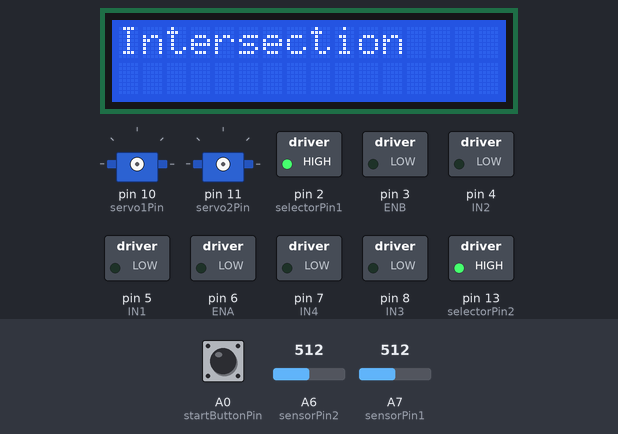
The sketch below on a simulated Arduino Nano, built with avr-gcc and run on an emulated ATmega328P. Parts: 16×2 character LCD, 2 × servo, switched loads named in the sketch (green lamp = pin HIGH). The test bench sets the inputs (shaded band); at power-on: A6 (sensorPin2) = 512, A7 (sensorPin1) = 512, A0 (startButtonPin) HIGH. What the sketch prints to the serial monitor is not drawn.

Above: at 1.2 s.
1.3 s: A6 (sensorPin2) set to 162
At 2.7 s:
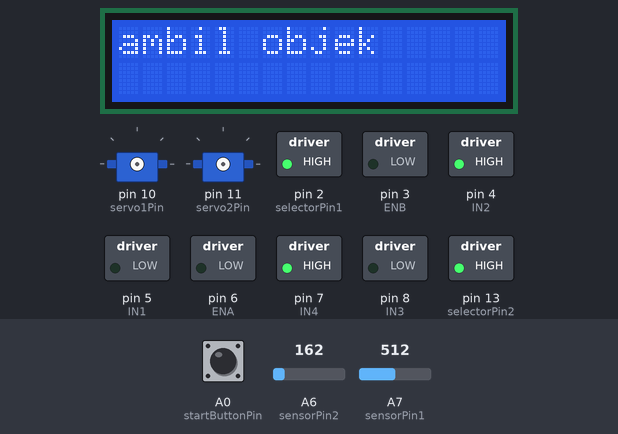
3.7 s: A6 (sensorPin2) set to 135
6.7 s: A6 (sensorPin2) set to 160
At 9.68 s:
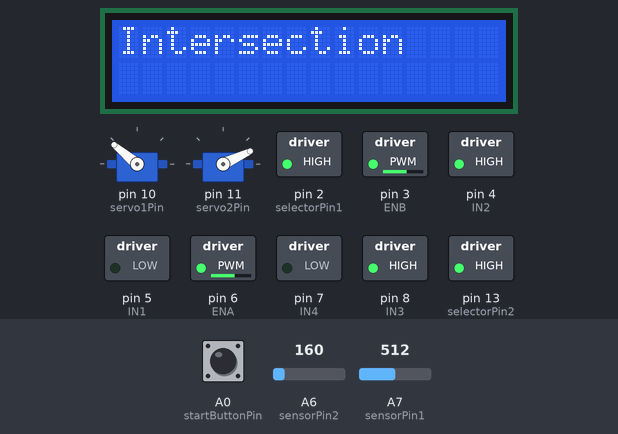
9.7 s: A7 (sensorPin1) set to 167
12.7 s: A7 (sensorPin1) set to 137
At 14.8 s:
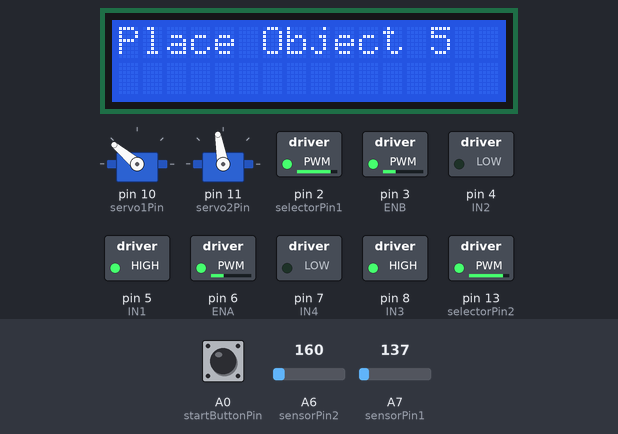
15.2 s: A7 (sensorPin1) set to 160
At 16.4 s:
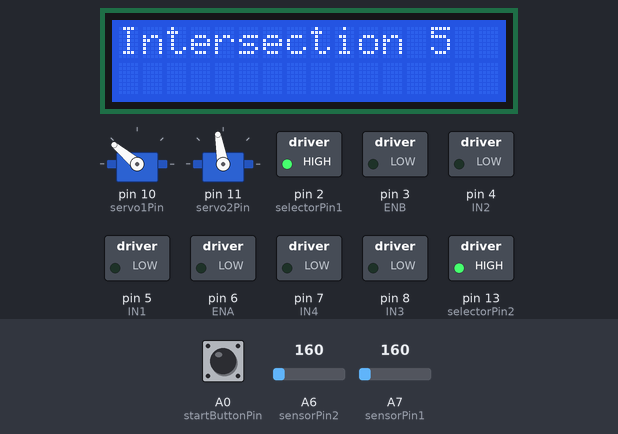
Timing chart, 0 to 17.7 s (numbered marks = the images above; inputs shaded):
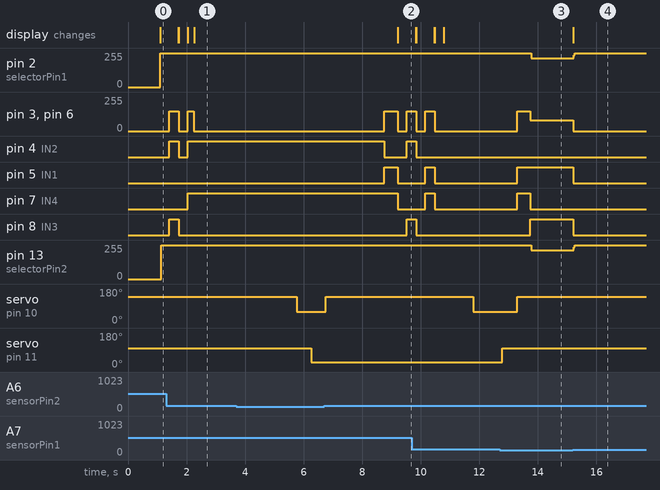

Measured:
- the behaviour switches between 151 and 150 on A7 (sensorPin1) (found by bisection; images 2 and 3)
- after the input at 6.7 s, pin 2 (selectorPin1): stays 255/255 (without the input it goes to 214/255 after 2.6 s); pin 8 (IN3): LOW → HIGH after 2.8 s instead of 2.5 s; pin 13 (selectorPin2): stays 255/255 (without the input it goes to 215/255 after 2.6 s); the display: changes after 2.5 s (image 2)
- after the input at 12.7 s, pin 2 (selectorPin1): 255/255 → 214/255 after 1.1 s; pin 5 (IN1): goes on until 13.3 s, then stays HIGH; pin 8 (IN3): LOW → HIGH after 1.0 s; pin 13 (selectorPin2): 255/255 → 215/255 after 1.1 s
- after the input at 15.2 s, pin 2 (selectorPin1): 214/255 → 255/255 at once; pin 3 (ENB), pin 6 (ENA): 80/255 → 0/255 at once; pin 5 (IN1), pin 8 (IN3): HIGH → LOW at once; pin 13 (selectorPin2): 215/255 → 255/255 at once; the display: changes at once (image 4)

The sketch:

PROGRAM_PLAN_REV2.ino
```cpp
#include <Wire.h>
#include <LiquidCrystal_I2C.h>
#include <Servo.h>

// Define LCD address and size
LiquidCrystal_I2C lcd(0x27, 16, 2);

// Define pin connections for sensors
const int sensorPin1 = A7;
const int sensorPin2 = A6;
const int selectorPin1 = 2;
const int selectorPin2 = 13;

// Define pin connections for motor driver
int ENA = 6;
int ENB = 3;
int IN1 = 5;
int IN2 = 4;
int IN3 = 8;
int IN4 = 7;

// Define push button pins
const int startButtonPin = A0;

// Servo declarations
Servo servo1;
Servo servo2;
int servo1Pin = 10;
int servo2Pin = 11;

// Persimpangan counter
int intersectionCounter = 0;

// Flag untuk start
bool isStartPressed = false;

// Function to read sensors
int readSensor(int selectorValue1, int selectorValue2, int sensorPin) {
    digitalWrite(selectorPin1, selectorValue1);
    digitalWrite(selectorPin2, selectorValue2);
    return analogRead(sensorPin);
}

// Function to execute a left turn
void turnLeft() {
    digitalWrite(IN1, LOW);
    digitalWrite(IN2, HIGH);
    digitalWrite(IN3, HIGH);
    digitalWrite(IN4, LOW);
    analogWrite(ENA, 150);
    Serial.print(ENA);
    Serial.print(", ");
    analogWrite(ENB, 150);
    Serial.println(ENB);
    // analogWrite(ENB, 150);
    delay(300);
}

// Function to execute a right turn
void turnRight() {
    digitalWrite(IN1, HIGH);
    digitalWrite(IN2, LOW);
    digitalWrite(IN3, LOW);
    digitalWrite(IN4, HIGH);
    analogWrite(ENA, 150);
    analogWrite(ENB, 150);
    delay(300);
}

// Function to execute a U-turn
void uTurnRight() {
    digitalWrite(IN1, HIGH);
    digitalWrite(IN2, LOW);
    digitalWrite(IN3, LOW);
    digitalWrite(IN4, HIGH);
    analogWrite(ENB, 150);
    analogWrite(ENA, 150);
    delay(450);
}

void pickObject() {
    servo1.attach(servo1Pin);
    servo2.attach(servo2Pin);

    servo1.write(140);
    servo2.write(100);
    delay(1000);
    servo1.write(60);
    delay(500);
    servo2.write(25);
    delay(500);
    servo1.write(140);
    delay(1000);

    servo1.detach();
    servo2.detach();
}

void placeObject() {
    servo1.attach(servo1Pin);
    servo2.attach(servo2Pin);

    Serial.println("Starting to place object");
    servo1.write(140);
    servo2.write(25);
    delay(1000);
    servo1.write(60);
    delay(1000);
    servo2.write(100);
    delay(500);
    servo1.write(140);
    Serial.println("Finished placing object");

    servo1.detach();
    servo2.detach();
}

void setup() {
    Serial.begin(9600);

    // Initialize LCD
    lcd.init();
    lcd.backlight();

    // Set selector and motor pins as outputs
    pinMode(selectorPin1, OUTPUT);
    pinMode(selectorPin2, OUTPUT);
    pinMode(ENA, OUTPUT);
    pinMode(ENB, OUTPUT);
    pinMode(IN1, OUTPUT);
    pinMode(IN2, OUTPUT);
    pinMode(IN3, OUTPUT);
    pinMode(IN4, OUTPUT);

    // Set push button pin as input
    pinMode(startButtonPin, INPUT_PULLUP);

    // Initialize motors to stop
    digitalWrite(IN1, LOW);
    digitalWrite(IN2, LOW);
    digitalWrite(IN3, LOW);
    digitalWrite(IN4, LOW);

    lcd.setCursor(0, 0);
    lcd.print("Press Start A0");
}

void loop() {
    // Menunggu tombol start ditekan
    if (!isStartPressed && digitalRead(startButtonPin) == HIGH) {
        isStartPressed = true;
        lcd.clear();
        lcd.setCursor(0, 0);
        lcd.print("Starting...");
        delay(1000);
        lcd.clear();
    }

    if (isStartPressed) {
        // Logika mengikuti garis
        int sensorValues[8];
        bool sensorAboveThreshold = false;

        for (int i = 0; i < 8; i++) {
            int selectorValue1 = (i & 0b10) >> 1;
            int selectorValue2 = i & 0b01;

            if (i < 4) {
                sensorValues[i] = readSensor(selectorValue1, selectorValue2, sensorPin1);
            } else {
                sensorValues[i] = readSensor(selectorValue1, selectorValue2, sensorPin2);
            }

            if (sensorValues[i] > 150) {
                sensorAboveThreshold = true;
            }
        }

        // Cek apakah persimpangan terdeteksi
        if (sensorValues[1] > 150 && sensorValues[0] > 150 &&
            sensorValues[5] > 150 && sensorValues[6] > 150) {

            lcd.setCursor(0, 0);
            lcd.print("Intersection");
            analogWrite(ENA, 0);
            analogWrite(ENB, 0);
            digitalWrite(IN1, LOW);
            digitalWrite(IN2, LOW);
            digitalWrite(IN3, LOW);
            digitalWrite(IN4, LOW);
            delay(300);

            intersectionCounter++;

            if (intersectionCounter == 1) {
                turnLeft();
                lcd.clear();
                lcd.setCursor(0, 0);
                lcd.print("Turn Left 1");
            } else if (intersectionCounter == 2) {
                lcd.clear();
                lcd.setCursor(0, 0);
                lcd.print("Reverse 2");
                digitalWrite(IN1, LOW);
                digitalWrite(IN2, HIGH);
                digitalWrite(IN3, LOW);
                digitalWrite(IN4, HIGH);
                analogWrite(ENA, 150);
                analogWrite(ENB, 150);
                delay(200);

                analogWrite(ENA, 0);
                analogWrite(ENB, 0);

                lcd.clear();
                lcd.setCursor(0, 0);
                lcd.print("ambil objek");
                delay(2500);
                pickObject();
                delay(1000);

                uTurnRight();
            } else if (intersectionCounter == 3) {
                turnLeft();
                lcd.clear();
                lcd.setCursor(0, 0);
                lcd.print("Turn Left 3");
            } else if (intersectionCounter == 4) {
                turnRight();
                lcd.clear();
                lcd.setCursor(0, 0);
                lcd.print("Turn Right 4");
            } else if (intersectionCounter == 5) {
                lcd.clear();
                lcd.setCursor(0, 0);
                lcd.print("Place Object 5");
                analogWrite(ENA, 0);
                analogWrite(ENB, 0);
                placeObject();
                uTurnRight();
            }
        } else {
            int speedKiri = 80;
            int speedKanan = 80;

            if (sensorValues[1] > 200 && sensorValues[0] > 200) {
                speedKiri = 70;
                speedKanan = 80;
            } else if (sensorValues[5] > 200 && sensorValues[6] > 200) {
                speedKiri = 80;
                speedKanan = 70;
            } else if (sensorValues[1] > 200) {
                speedKiri = 50;
                speedKanan = 80;
            } else if (sensorValues[3] > 200) {
                speedKiri = 50;
                speedKanan = 100;
            } else if (sensorValues[2] > 200) {
                speedKiri = 0;
                speedKanan = 150;
            } else if (sensorValues[0] > 200) {
                speedKiri = 80;
                speedKanan = 80;
            } else if (sensorValues[5] > 200) {
                speedKiri = 80;
                speedKanan = 80;
            } else if (sensorValues[6] > 200) {
                speedKiri = 80;
                speedKanan = 50;
            } else if (sensorValues[4] > 200) {
                speedKiri = 100;
                speedKanan = 50;
            } else if (sensorValues[7] > 200) {
                speedKiri = 150;
                speedKanan = 0;
            } else if (!sensorAboveThreshold) {
                speedKiri = 0;
                speedKanan = 0;
            } else {
                speedKiri = 80;
                speedKanan = 80;
            }

            analogWrite(ENA, speedKiri);
            analogWrite(ENB, speedKanan);

            digitalWrite(IN1, HIGH);
            digitalWrite(IN2, LOW);
            digitalWrite(IN3, HIGH);
            digitalWrite(IN4, LOW);

            delay(2);
        }
    }
}
```
